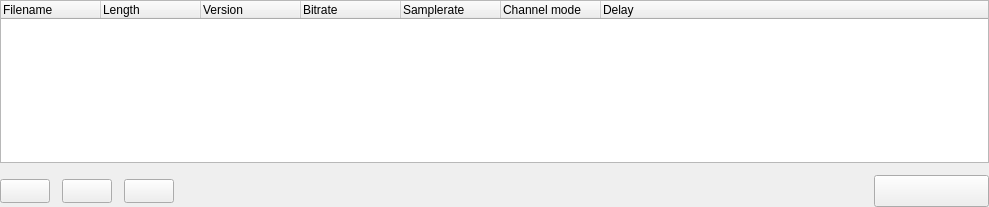
<?xml version="1.0" encoding="UTF-8"?>
<ui version="4.0">
 <class>TTAudioFileListWidget</class>
 <widget class="QWidget" name="TTAudioFileListWidget">
  <property name="geometry">
   <rect>
    <x>0</x>
    <y>0</y>
    <width>989</width>
    <height>207</height>
   </rect>
  </property>
  <property name="sizePolicy">
   <sizepolicy hsizetype="Preferred" vsizetype="Preferred">
    <horstretch>1</horstretch>
    <verstretch>1</verstretch>
   </sizepolicy>
  </property>
  <property name="minimumSize">
   <size>
    <width>620</width>
    <height>100</height>
   </size>
  </property>
  <property name="baseSize">
   <size>
    <width>620</width>
    <height>120</height>
   </size>
  </property>
  <property name="windowTitle">
   <string>Form</string>
  </property>
  <layout class="QGridLayout" name="gridLayout">
   <property name="margin">
    <number>0</number>
   </property>
   <property name="spacing">
    <number>12</number>
   </property>
   <item row="0" column="0" colspan="5">
    <widget class="QTreeWidget" name="audioListView">
     <property name="focusPolicy">
      <enum>Qt::StrongFocus</enum>
     </property>
     <property name="contextMenuPolicy">
      <enum>Qt::CustomContextMenu</enum>
     </property>
     <property name="frameShape">
      <enum>QFrame::StyledPanel</enum>
     </property>
     <property name="frameShadow">
      <enum>QFrame::Plain</enum>
     </property>
     <property name="rootIsDecorated">
      <bool>false</bool>
     </property>
     <property name="itemsExpandable">
      <bool>false</bool>
     </property>
     <property name="sortingEnabled">
      <bool>false</bool>
     </property>
     <property name="columnCount">
      <number>7</number>
     </property>
     <column>
      <property name="text">
       <string>Filename</string>
      </property>
     </column>
     <column>
      <property name="text">
       <string>Length</string>
      </property>
     </column>
     <column>
      <property name="text">
       <string>Version</string>
      </property>
     </column>
     <column>
      <property name="text">
       <string>Bitrate</string>
      </property>
     </column>
     <column>
      <property name="text">
       <string>Samplerate</string>
      </property>
     </column>
     <column>
      <property name="text">
       <string>Channel mode</string>
      </property>
     </column>
     <column>
      <property name="text">
       <string>Delay</string>
      </property>
     </column>
    </widget>
   </item>
   <item row="1" column="0">
    <widget class="QPushButton" name="pbAudioEntryUp">
     <property name="sizePolicy">
      <sizepolicy hsizetype="Preferred" vsizetype="Preferred">
       <horstretch>0</horstretch>
       <verstretch>0</verstretch>
      </sizepolicy>
     </property>
     <property name="minimumSize">
      <size>
       <width>50</width>
       <height>24</height>
      </size>
     </property>
     <property name="maximumSize">
      <size>
       <width>50</width>
       <height>24</height>
      </size>
     </property>
     <property name="sizeIncrement">
      <size>
       <width>1</width>
       <height>1</height>
      </size>
     </property>
     <property name="baseSize">
      <size>
       <width>60</width>
       <height>32</height>
      </size>
     </property>
     <property name="text">
      <string/>
     </property>
     <property name="icon">
      <iconset resource="audiofilelistwidget.qrc">
       <normaloff>:/pixmaps/pixmaps/uparrow_18.xpm</normaloff>:/pixmaps/pixmaps/uparrow_18.xpm</iconset>
     </property>
     <property name="iconSize">
      <size>
       <width>12</width>
       <height>12</height>
      </size>
     </property>
    </widget>
   </item>
   <item row="1" column="1">
    <widget class="QPushButton" name="pbAudioEntryDown">
     <property name="sizePolicy">
      <sizepolicy hsizetype="Preferred" vsizetype="Preferred">
       <horstretch>0</horstretch>
       <verstretch>0</verstretch>
      </sizepolicy>
     </property>
     <property name="minimumSize">
      <size>
       <width>50</width>
       <height>24</height>
      </size>
     </property>
     <property name="maximumSize">
      <size>
       <width>50</width>
       <height>24</height>
      </size>
     </property>
     <property name="sizeIncrement">
      <size>
       <width>1</width>
       <height>1</height>
      </size>
     </property>
     <property name="baseSize">
      <size>
       <width>60</width>
       <height>32</height>
      </size>
     </property>
     <property name="text">
      <string/>
     </property>
     <property name="icon">
      <iconset resource="audiofilelistwidget.qrc">
       <normaloff>:/pixmaps/pixmaps/downarrow_18.xpm</normaloff>:/pixmaps/pixmaps/downarrow_18.xpm</iconset>
     </property>
     <property name="iconSize">
      <size>
       <width>12</width>
       <height>12</height>
      </size>
     </property>
    </widget>
   </item>
   <item row="1" column="2">
    <widget class="QPushButton" name="pbAudioEntryDelete">
     <property name="sizePolicy">
      <sizepolicy hsizetype="Preferred" vsizetype="Preferred">
       <horstretch>0</horstretch>
       <verstretch>0</verstretch>
      </sizepolicy>
     </property>
     <property name="minimumSize">
      <size>
       <width>50</width>
       <height>24</height>
      </size>
     </property>
     <property name="maximumSize">
      <size>
       <width>50</width>
       <height>24</height>
      </size>
     </property>
     <property name="sizeIncrement">
      <size>
       <width>1</width>
       <height>1</height>
      </size>
     </property>
     <property name="baseSize">
      <size>
       <width>60</width>
       <height>32</height>
      </size>
     </property>
     <property name="text">
      <string/>
     </property>
     <property name="icon">
      <iconset resource="audiofilelistwidget.qrc">
       <normaloff>:/pixmaps/pixmaps/cancel_18.xpm</normaloff>:/pixmaps/pixmaps/cancel_18.xpm</iconset>
     </property>
     <property name="iconSize">
      <size>
       <width>12</width>
       <height>12</height>
      </size>
     </property>
    </widget>
   </item>
   <item row="1" column="3">
    <spacer name="horizontalSpacer">
     <property name="orientation">
      <enum>Qt::Horizontal</enum>
     </property>
     <property name="sizeHint" stdset="0">
      <size>
       <width>676</width>
       <height>20</height>
      </size>
     </property>
    </spacer>
   </item>
   <item row="1" column="4">
    <widget class="QPushButton" name="pbAudioFileOpen">
     <property name="sizePolicy">
      <sizepolicy hsizetype="Preferred" vsizetype="Preferred">
       <horstretch>1</horstretch>
       <verstretch>1</verstretch>
      </sizepolicy>
     </property>
     <property name="minimumSize">
      <size>
       <width>80</width>
       <height>32</height>
      </size>
     </property>
     <property name="maximumSize">
      <size>
       <width>120</width>
       <height>32</height>
      </size>
     </property>
     <property name="text">
      <string/>
     </property>
     <property name="icon">
      <iconset resource="audiofilelistwidget.qrc">
       <normaloff>:/pixmaps/pixmaps/fileopen_24.xpm</normaloff>:/pixmaps/pixmaps/fileopen_24.xpm</iconset>
     </property>
     <property name="iconSize">
      <size>
       <width>14</width>
       <height>14</height>
      </size>
     </property>
    </widget>
   </item>
  </layout>
 </widget>
 <resources>
  <include location="audiofilelistwidget.qrc"/>
 </resources>
 <connections/>
</ui>
